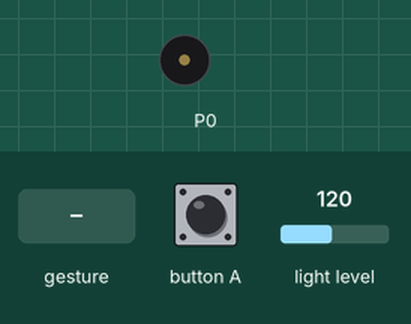
This program was run on a simulated BBC micro:bit (MakeCode). Shown: buzzer (waves = sounding). The test bench sets the inputs (shaded band); at power-on: light level 120. A tilt is held for 1.5 s and a shake lasts 1 s, then the board lies face up again.

Above: at 1.2 s.
1.3 s: light level set to 129
At 1.7 s:
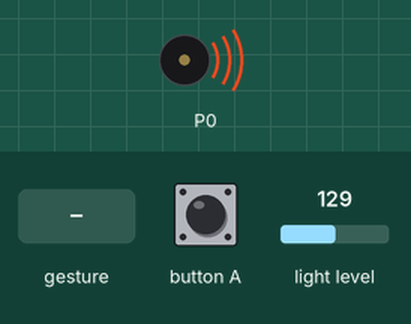
4.3 s: gesture 'shake'
At 5.7 s:
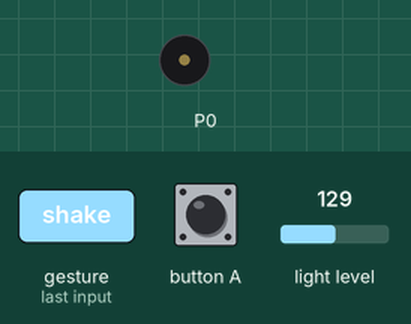
5.8 s: button A pressed for 0.15 s
At 6.3 s:
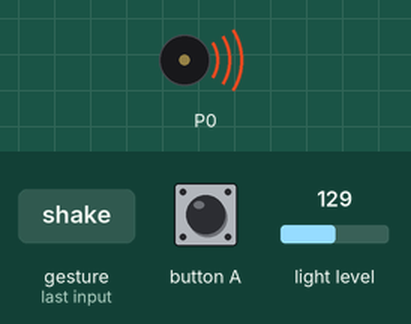
8.9 s: light level set to 5
At 10.4 s:
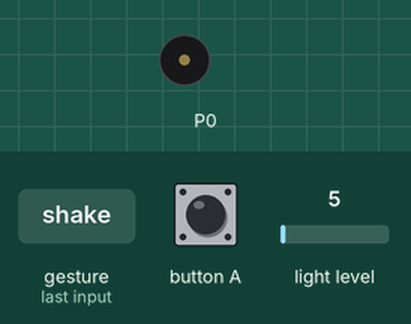
Timing chart, 0 to 11.4 s (numbered marks = the images above; inputs shaded):
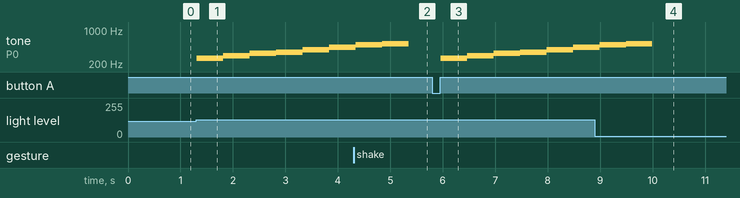

Measured:
- the behaviour switches between 125 and 126 on light level (found by bisection; images 0 and 1)
- after the input at 1.3 s, tone on P0: plays 262 Hz for 0.51 s, 294 Hz for 0.51 s, 330 Hz for 0.51 s, 349 Hz for 0.51 s, 392 Hz for 0.51 s, 440 Hz for 0.46 s, starting at once
- after the input at 4.3 s, tone on P0: goes on until 5.3 s, then stays silent
- after the input at 5.8 s, tone on P0: plays 262 Hz for 0.51 s, 294 Hz for 0.51 s, 330 Hz for 0.51 s, 349 Hz for 0.51 s, 392 Hz for 0.51 s, 440 Hz for 0.42 s, starting after 0.16 s
- after the input at 8.9 s, tone on P0: goes on until 10.0 s, then stays silent

The program:

main.ts
```typescript
input.onButtonPressed(Button.A, function () {
    parar = 0
})
input.onGesture(Gesture.Shake, function () {
    parar += 1
})
let parar = 0
parar = 0
basic.forever(function () {
    if (input.lightLevel() > 125 && parar == 0) {
        music.playMelody("C D E F G A B C5 ", 120)
    }
})
```

test.ts
```typescript
// aquí va el archivo "tests"; esto no se compilará cuando este paquete se utilice como una extensión.
```
